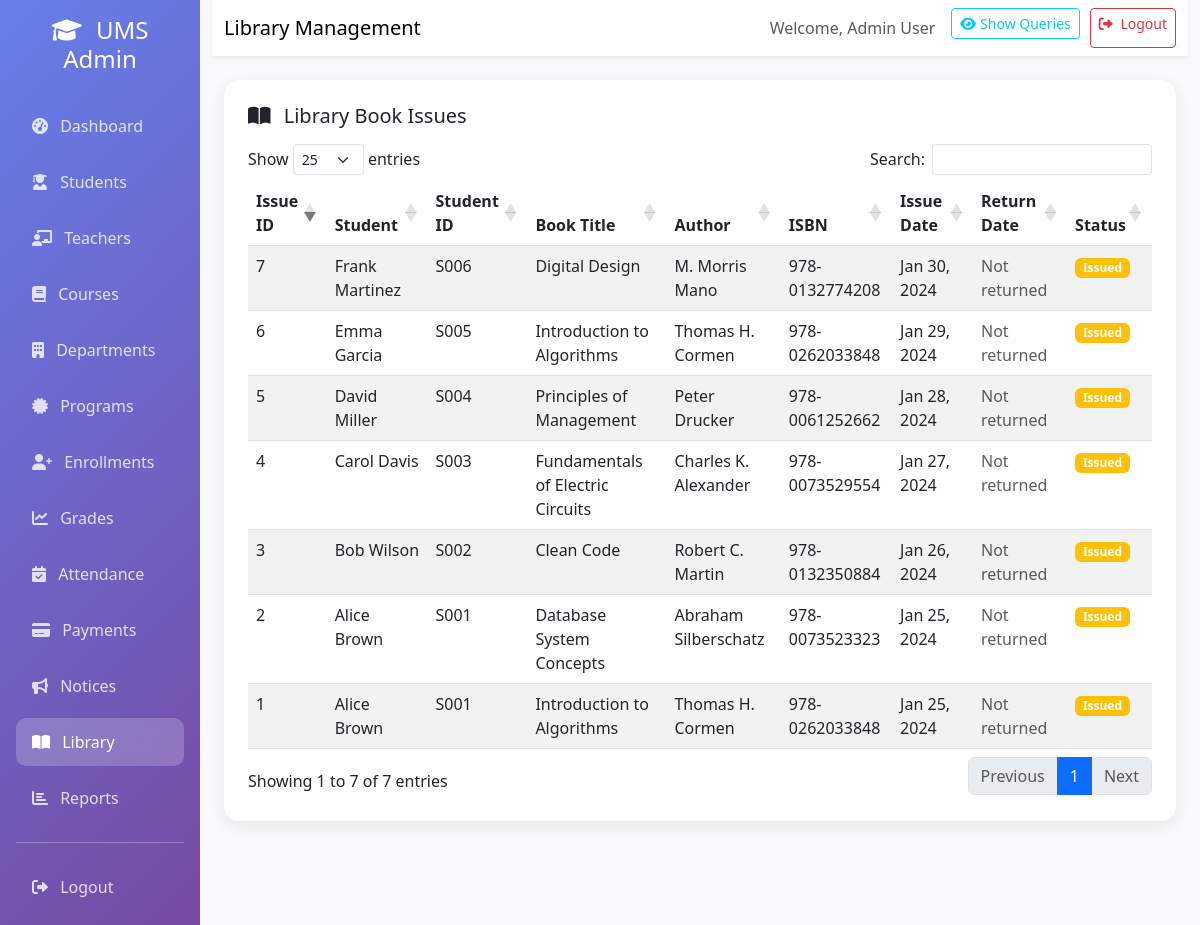
The page /admin/library.php (signed in) on the database its author committed.
### tables this page shows
CREATE TABLE library_issues (
    issue_id INT PRIMARY KEY AUTO_INCREMENT,
    student_id INT NOT NULL,
    book_id INT NOT NULL,
    issue_date DATE NOT NULL,
    due_date DATE NOT NULL,
    return_date DATE NULL,
    fine_amount DECIMAL(8,2) DEFAULT 0.00,
    status ENUM('issued', 'returned', 'overdue', 'lost') DEFAULT 'issued',
    remarks TEXT,
    created_at TIMESTAMP DEFAULT CURRENT_TIMESTAMP,
    FOREIGN KEY (student_id) REFERENCES students(student_id) ON DELETE CASCADE,
    FOREIGN KEY (book_id) REFERENCES library_books(book_id) ON DELETE CASCADE
);

CREATE TABLE students (
    student_id INT PRIMARY KEY AUTO_INCREMENT,
    user_id INT UNIQUE NOT NULL,
    first_name VARCHAR(50) NOT NULL,
    last_name VARCHAR(50) NOT NULL,
    student_id_number VARCHAR(20) UNIQUE NOT NULL,
    roll_number VARCHAR(20) UNIQUE NOT NULL,
    department_id INT NOT NULL,
    program_id INT NOT NULL,
    admission_date DATE NOT NULL,
    session VARCHAR(20),
    semester INT DEFAULT 1,
    phone VARCHAR(20),
    address TEXT,
    date_of_birth DATE,
    gender ENUM('Male', 'Female', 'Other'),
    blood_group VARCHAR(5),
    emergency_contact VARCHAR(20),
    created_at TIMESTAMP DEFAULT CURRENT_TIMESTAMP,
    FOREIGN KEY (user_id) REFERENCES users(user_id) ON DELETE CASCADE,
    FOREIGN KEY (department_id) REFERENCES departments(department_id) ON DELETE CASCADE,
    FOREIGN KEY (program_id) REFERENCES programs(program_id) ON DELETE CASCADE
);

CREATE TABLE library_books (
    book_id INT PRIMARY KEY AUTO_INCREMENT,
    title VARCHAR(200) NOT NULL,
    author VARCHAR(100) NOT NULL,
    isbn VARCHAR(20) UNIQUE,
    publisher VARCHAR(100),
    publication_year YEAR,
    department_id INT,
    category VARCHAR(50),
    total_copies INT DEFAULT 1,
    available_copies INT DEFAULT 1,
    shelf_location VARCHAR(50),
    created_at TIMESTAMP DEFAULT CURRENT_TIMESTAMP,
    FOREIGN KEY (department_id) REFERENCES departments(department_id) ON DELETE SET NULL
);

### includes/debug.php (called while the page is built, shortened)
<?php
require_once __DIR__ . '/../config/database.php';
class QueryDebugger {
    private static $enabled = false;
    public static function disable() {
        self::$enabled = false;
    }
    public static function isEnabled() {
        return self::$enabled;
    }
}
?>

### includes/functions.php (called while the page is built, shortened)
<?php
require_once __DIR__ . '/../config/database.php';
class CommonFunctions {
    public function __construct() {
        $database = new Database();
    }
    public function formatDateTime($datetime, $format = 'Y-m-d H:i:s') {
        return date($format, strtotime($datetime));
    }
}
?>

### config/database.php (called while the page is built, shortened)
<?php
class Database {
    private $host = 'localhost';
    private $db_name = 'umsdb';
    private $username = 'root';
    private $password = '';
    public function getConnection() {
        $this->conn = null;
        try {
            $this->conn = new PDO(
                "mysql:host=" . $this->host . ";dbname=" . $this->db_name,
                $this->username,
                $this->password,
                array(
                    PDO::ATTR_ERRMODE => PDO::ERRMODE_EXCEPTION,
                    PDO::ATTR_DEFAULT_FETCH_MODE => PDO::FETCH_ASSOC,
                    PDO::MYSQL_ATTR_INIT_COMMAND => "SET NAMES utf8"
                )
            );
        } catch(PDOException $exception) {
            echo "Connection error: " . $exception->getMessage();
        }
        return $this->conn;
    }
}
?>

### admin/library.php (the view, shortened to what this page needs)
<?php
require_once '../includes/functions.php';
require_once '../includes/debug.php';
require_once '../includes/debug_toggle.php';
$database = new DebugDatabase();
$conn = $database->getConnection();
$functions = new CommonFunctions();
$query = "SELECT li.*, lb.title, lb.author, lb.isbn,
                 s.first_name, s.last_name, s.student_id_number, s.roll_number
          FROM library_issues li
          JOIN library_books lb ON li.book_id = lb.book_id
          JOIN students s ON li.student_id = s.student_id
          ORDER BY li.issue_date DESC";
$stmt = $conn->prepare($query);
$stmt->execute();
$issues = $stmt->fetchAll();
?>
<!DOCTYPE html>
<html lang="en">
<head>
    <link href="https://cdn.jsdelivr.net/npm/bootstrap@5.3.0/dist/css/bootstrap.min.css" rel="stylesheet">
    <link href="https://cdnjs.cloudflare.com/ajax/libs/font-awesome/6.0.0/css/all.min.css" rel="stylesheet">
    <link href="https://cdn.datatables.net/1.13.6/css/dataTables.bootstrap5.min.css" rel="stylesheet">
</head>
<body>
    <div class="container-fluid">
        <div class="row">
            <div class="col-md-3 col-lg-2 sidebar p-0">
                <div class="p-3">
                    <h4 class="text-center mb-4">
                        <i class="fas fa-graduation-cap me-2"></i>
                        UMS Admin
                    </h4>
                    <nav class="nav flex-column">
                        <a class="nav-link" href="dashboard.php">
                            <i class="fas fa-tachometer-alt me-2"></i>
                            Dashboard
                        </a>
                        <a class="nav-link" href="students.php">
                            <i class="fas fa-user-graduate me-2"></i>
                            Students
                        </a>
                        <a class="nav-link" href="teachers.php">
                            <i class="fas fa-chalkboard-teacher me-2"></i>
                            Teachers
                        </a>
                        <a class="nav-link" href="courses.php">
                            <i class="fas fa-book me-2"></i>
                            Courses
                        </a>
                        <a class="nav-link" href="departments.php">
                            <i class="fas fa-building me-2"></i>
                            Departments
                        </a>
                        <a class="nav-link" href="programs.php">
                            <i class="fas fa-certificate me-2"></i>
                            Programs
                        </a>
                        <a class="nav-link" href="enrollments.php">
                            <i class="fas fa-user-plus me-2"></i>
                            Enrollments
                        </a>
                        <a class="nav-link" href="grades.php">
                            <i class="fas fa-chart-line me-2"></i>
                            Grades
                        </a>
                        <a class="nav-link" href="attendance.php">
                            <i class="fas fa-calendar-check me-2"></i>
                            Attendance
                        </a>
                        <a class="nav-link" href="payments.php">
                            <i class="fas fa-credit-card me-2"></i>
                            Payments
                        </a>
                        <a class="nav-link" href="notices.php">
                            <i class="fas fa-bullhorn me-2"></i>
                            Notices
                        </a>
                        <a class="nav-link active" href="library.php">
                            <i class="fas fa-book-open me-2"></i>
                            Library
                        </a>
                        <a class="nav-link" href="reports.php">
                            <i class="fas fa-chart-bar me-2"></i>
                            Reports
                        </a>
                        <hr class="my-3">
                        <a class="nav-link" href="../logout.php">
                            <i class="fas fa-sign-out-alt me-2"></i>
                            Logout
                        </a>
                    </nav>
                </div>
            </div>
            <div class="col-md-9 col-lg-10 main-content">
                <nav class="navbar navbar-expand-lg navbar-light bg-white shadow-sm mb-4">
                    <div class="container-fluid">
                        <span class="navbar-brand mb-0 h1">Library Management</span>
                        <div class="navbar-nav ms-auto">
                            <span class="navbar-text me-3">
                                Welcome, <?php echo $_SESSION['first_name'] . ' ' . $_SESSION['last_name']; ?>
                            </span>
                            <?php echo renderDebugToggle(); ?>
                            <a href="../logout.php" class="btn btn-outline-danger btn-sm">
                                <i class="fas fa-sign-out-alt me-1"></i>
                                Logout
                            </a>
                        </div>
                    </div>
                </nav>
                <div class="container-fluid">
                    <div class="content-card">
                        <h5 class="mb-3">
                            <i class="fas fa-book-open me-2"></i>
                            Library Book Issues
                        </h5>
                        <div class="table-responsive">
                            <table class="table table-striped table-hover" id="libraryTable">
                                <thead>
                                    <tr>
                                        <th>Issue ID</th>
                                        <th>Student</th>
                                        <th>Student ID</th>
                                        <th>Book Title</th>
                                        <th>Author</th>
                                        <th>ISBN</th>
                                        <th>Issue Date</th>
                                        <th>Return Date</th>
                                        <th>Status</th>
                                    </tr>
                                </thead>
                                <tbody>
                                    <?php foreach ($issues as $issue): ?>
                                        <tr>
                                            <td><?php echo $issue['issue_id']; ?></td>
                                            <td><?php echo $issue['first_name'] . ' ' . $issue['last_name']; ?></td>
                                            <td><?php echo $issue['student_id_number']; ?></td>
                                            <td><?php echo $issue['title']; ?></td>
                                            <td><?php echo $issue['author']; ?></td>
                                            <td><?php echo $issue['isbn']; ?></td>
                                            <td><?php echo $functions->formatDateTime($issue['issue_date'], 'M d, Y'); ?></td>
                                            <td>
                                                <?php if ($issue['return_date']): ?>
                                                    <?php echo $functions->formatDateTime($issue['return_date'], 'M d, Y'); ?>
                                                <?php else: ?>
                                                    <span class="text-muted">Not returned</span>
                                                <?php endif; ?>
                                            </td>
                                            <td>
                                                <span class="badge bg-<?php echo $issue['return_date'] ? 'success' : 'warning'; ?>">
                                                    <?php echo $issue['return_date'] ? 'Returned' : 'Issued'; ?>
                                                </span>
                                            </td>
                                        </tr>
                                    <?php endforeach; ?>
                                </tbody>
                            </table>
                        </div>
                    </div>
                </div>
            </div>
        </div>
    </div>
</body>
</html>

### admin/library.php (style rules this page uses)
.sidebar { min-height: 100vh; background: linear-gradient(135deg, #667eea 0%, #764ba2 100%); color: white; }
.sidebar .nav-link { color: rgba(255, 255, 255, 0.8); padding: 0.75rem 1rem; border-radius: 10px; margin: 0.25rem 0; transition: all 0.3s ease; }
.sidebar .nav-link:hover, .sidebar .nav-link.active { color: white; background: rgba(255, 255, 255, 0.2); backdrop-filter: blur(10px); }
.main-content { background: #f8f9fa; min-height: 100vh; }
.content-card { background: white; border-radius: 15px; padding: 1.5rem; box-shadow: 0 5px 15px rgba(0, 0, 0, 0.08); margin-bottom: 1.5rem; }

### rows shown on the page
library_issues: issue_id "7", student.first_name "Frank", student.last_name "Martinez", student.student_id_number "S006", book.title "Digital Design", book.author "M. Morris Mano", book.isbn "978-0132774208", issue_date "Jan 30, 2024", shows "Not returned", shows "Issued"
library_issues: issue_id "6", student.first_name "Emma", student.last_name "Garcia", student.student_id_number "S005", book.title "Introduction to Algorithms", book.author "Thomas H. Cormen", book.isbn "978-0262033848", issue_date "Jan 29, 2024", shows "Not returned", shows "Issued"
library_issues: issue_id "5", student.first_name "David", student.last_name "Miller", student.student_id_number "S004", book.title "Principles of Management", book.author "Peter Drucker", book.isbn "978-0061252662", issue_date "Jan 28, 2024", shows "Not returned", shows "Issued"
library_issues: issue_id "4", student.first_name "Carol", student.last_name "Davis", student.student_id_number "S003", book.title "Fundamentals of Electric Circuits", book.author "Charles K. Alexander", book.isbn "978-0073529554", issue_date "Jan 27, 2024", shows "Not returned", shows "Issued"
library_issues: issue_id "3", student.first_name "Bob", student.last_name "Wilson", student.student_id_number "S002", book.title "Clean Code", book.author "Robert C. Martin", book.isbn "978-0132350884", issue_date "Jan 26, 2024", shows "Not returned", shows "Issued"
library_issues: issue_id "1", student.first_name "Alice", student.last_name "Brown", student.student_id_number "S001", book.title "Introduction to Algorithms", book.author "Thomas H. Cormen", book.isbn "978-0262033848", issue_date "Jan 25, 2024", shows "Not returned", shows "Issued"
library_issues: issue_id "2", student.first_name "Alice", student.last_name "Brown", student.student_id_number "S001", book.title "Database System Concepts", book.author "Abraham Silberschatz", book.isbn "978-0073523323", issue_date "Jan 25, 2024", shows "Not returned", shows "Issued"

### other values the page prints
$_SESSION['first_name'] "Admin"
$_SESSION['last_name'] "User"
renderDebugToggle() "Show Queries"
